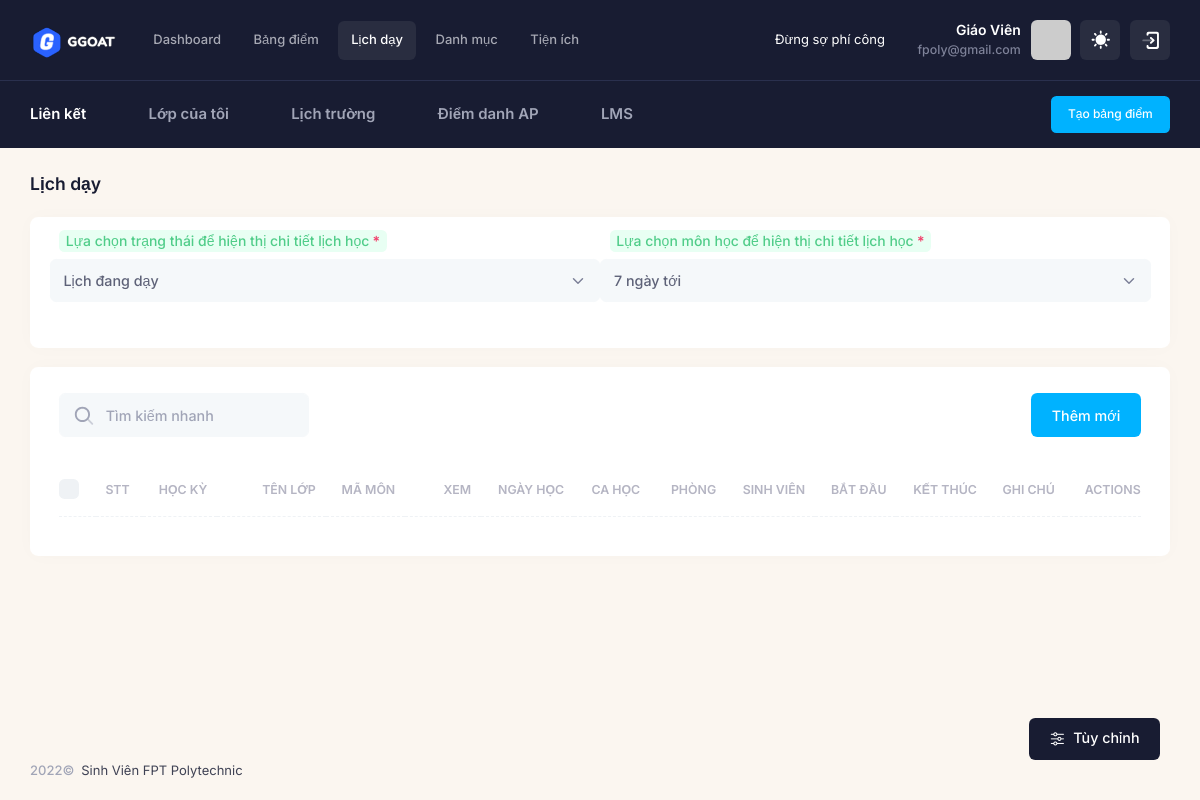
Page /lich-day (signed in) on the committed database.
### tables this page shows
CREATE TABLE `teachers` (
  `id_teacher` int(11) NOT NULL,
  `name` varchar(225) NOT NULL,
  `email` varchar(225) NOT NULL,
  `password` text NOT NULL,
  `register_date` datetime DEFAULT NULL,
  `code_donate` text NOT NULL,
  `id_coso` int(11) DEFAULT NULL COMMENT 'cơ sở đang dạy',
  `status` enum('1','2') NOT NULL DEFAULT '2',
  `data` longtext DEFAULT NULL COMMENT 'tất cả dữ liệu quản lý của giáo viên'
);

CREATE TABLE `lien_ket` (
  `id_lienket` int(11) NOT NULL,
  `ten` varchar(225) NOT NULL,
  `url` text NOT NULL,
  `mo_ta` text DEFAULT NULL,
  `id_teacher` int(11) NOT NULL
);

### app/controllers/Teacher.php (called while the page is built, shortened)
<?php
class Teacher extends  Controller
{
  public $data = array();
  public $model_home;
  public function __construct()
  {
    $this->model_home = $this->model('TeacherModel');
    $this->data['type'] = 'teacher';
    $this->data['page_parent'] = 'teacher';
    $this->data['page_target'] = 'teacher';
    $this->data = array_merge($this->data, $this->model_home->data);
  }
  public function lich_day()
  {
    $this->model_home->lich_day();
    $this->data['content'] = 'teacher/calendar/lich_day';
    $this->data['page_title'] = 'Lịch dạy';
    $this->data['page_target'] = 'lich';
    $this->data = array_merge($this->data, $this->model_home->data);
    $this->render('layouts/teacher', $this->data);
  }
}

### index.php (called while the page is built, shortened)
<?php
require_once 'bootstrap.php';
$myApp = new App();

### bootstrap.php (called while the page is built, shortened)
<?php
if (!empty($_SERVER['HTTPS']) && $_SERVER['HTTPS'] == 'on') {
  $web_root = 'https://' . $_SERVER['HTTP_HOST'];
} else {
  $web_root = 'http://' . $_SERVER['HTTP_HOST'];
}
$folder = str_replace(strtolower($_SERVER['DOCUMENT_ROOT']), '', strtolower(__DIR__));
$base_url = $web_root . $folder . '/';
function BASE_URL($url)
{
  global $base_url;
  return $base_url . $url;
}
if (!empty($_SERVER['PATH_INFO'])) {
  $url = $_SERVER['PATH_INFO'];
} else {
  $url = '/';
}
$route = array_filter(explode('/', $url));
$route  = array_values($route);
function route($index)
{
  global $route;
  if (isset($route[$index])) {
    return $route[$index];
  } else {
    return false;
  }
}
require_once  'configs/Database.php';
require_once  'configs/Function.php';
require_once  'core/Controller.php';

### configs/Function.php (called while the page is built, shortened)
<?php
$DB = new Database;

### configs/Database.php (called while the page is built, shortened)
<?php
class Database
{
  private $conn;
  function connect()
  {
    if (!$this->conn) {
      try {
        $this->conn = mysqli_connect(HOSTNAME, USERNAME, PASSWORD, DATABASE, PORT);
        mysqli_query($this->conn, "set names 'utf8'");
      } catch (Exception $e) {
        error('503');
        die();
      }
    }
  }
  function getInfoTeacher($data)
  {
    if (isset($_SESSION['email'])) {
      $row = $this->conn->query(
        "SELECT * FROM `teachers`INNER JOIN `co_so` on co_so.id_coso = teachers.id_coso WHERE `email` = '" . $_SESSION['email'] . "' "
      )->fetch_array();
      if ($row) {
        return $row[$data];
      }
      return false;
    }
    return false;
  }
  function get_list($sql)
  {
    $result = mysqli_query($this->conn, $sql);
    $return = array();
    while ($row = mysqli_fetch_assoc($result)) {
      $return[] = $row;
    }
    return $return;
  }
}

### app/models/TeacherModel.php (called while the page is built, shortened)
<?php
class TeacherModel extends Model
{
    public function __construct()
    {
        $this->data = [
            'hoc_ky' => $this->get_list("SELECT * FROM  `hoc_ky`
            WHERE id_teacher  = '" . $this->getInfoTeacher('id_teacher') . "'
            order by case
            when ten_hocky LIKE '%spring%' then 1
            when ten_hocky LIKE '%summer%'  then 2
            when ten_hocky LIKE '%fall%'  then 3
            end
            , reverse(reverse(ten_hocky) + 0) + 0 DESC"),
            'khoa' =>
            $this->get_list(
                "SELECT * FROM `khoa` WHERE id_teacher = '" . $this->getInfoTeacher('id_teacher') . "'  ORDER BY ten_khoa DESC"
            ),
            'mon_hoc' =>
            $this->get_list(
                "SELECT * FROM `mon_hoc` WHERE id_teacher = '" . $this->getInfoTeacher('id_teacher') . "' ORDER BY id_mon DESC"
            ),
            'loai_lop' =>
            $this->get_list(
                "SELECT * FROM `loai_lop` WHERE  id_teacher = '" . $this->getInfoTeacher('id_teacher') . "' ORDER BY id_loai DESC"
            ),
            'lien_ket' =>
            $this->get_list(
                "SELECT * FROM `lien_ket` WHERE id_teacher = '" . $this->getInfoTeacher('id_teacher') . "'  ORDER BY id_lienket DESC limit 5"
            ),
        ];
    }
}

### app/views/teacher/calendar/lich_day.php (the view, shortened to what this page needs)
<div class="card">
  <div class="card-body py-4">
    <form method="get" action="">
      <div class="row mb-10">
        <div class="col-lg-6">
          <label class="required fs-6 fw-semibold form-label mb-2 badge badge-light-success">
            Lựa chọn trạng thái để hiện thị chi tiết lịch học
          </label>
          <div class="row fv-row">
            <select name="status" onchange="this.form.submit();" class="form-select form-select-solid" data-control="select2" data-hide-search="true" data-placeholder="Trạng thái">
              <option value="1" <?= (isset($_GET['status'])  && $_GET['status'] == 1) || !isset($_GET['status']) ? 'selected="selected"' : false  ?>>Lịch đang dạy</option>
            </select>
          </div>
        </div>
        <div class="col-lg-6">
          <label class="required fs-6 fw-semibold form-label mb-2 badge badge-light-success">Lựa chọn môn học để hiện thị chi tiết lịch học</label>
          <div class="row fv-row">
            <select name="day" onchange="this.form.submit();" class="form-select form-select-solid" data-control="select2" data-hide-search="true" data-placeholder="Thời gian">
              <option value="7" <?= (isset($_GET['day'])  && $_GET['day'] == 7) || !isset($_GET['day']) ? 'selected="selected"' : false  ?>>7 ngày tới</option>
            </select>
          </div>
        </div>
      </div>
    </form>
  </div>
</div>
<br>
<div class="card card-flush">
  <div class="card-header align-items-center py-5 gap-2 gap-md-5">
    <div class="card-title">
      <div class="d-flex align-items-center position-relative my-1">
        <span class="svg-icon svg-icon-1 position-absolute ms-4">
        </span>
        <input type="text" data-kt-list-lich-filter="search" class="form-control form-control-solid w-250px ps-14" placeholder="Tìm kiếm nhanh" />
      </div>
    </div>
    <div class="card-toolbar flex-row-fluid justify-content-end gap-5">
      <a href="" data-bs-toggle="modal" data-bs-target="#kt_modal_new_lich" class="btn btn-primary">Thêm mới</a>
    </div>
  </div>
  <div class="card-body pt-0">
    <table class="table align-middle table-row-dashed fs-6 gy-5" id="kt_list_lich_table">
      <thead>
        <tr class="text-start text-gray-400 fw-bold fs-7 text-uppercase gs-0">
          <th class="w-10px pe-2">
            <div class="form-check form-check-sm form-check-custom form-check-solid me-3">
              <input class="form-check-input" type="checkbox" data-kt-check="true" data-kt-check-target="#kt_list_lich_table .form-check-input" value="1" />
            </div>
          </th>
          <th class="min-w-10px">STT</th>
          <th class="text-end min-w-50px">Học kỳ</th>
          <th class="text-end min-w-100px">Tên lớp</th>
          <th class="text-end min-w-70px">Mã môn</th>
          <th class="text-end min-w-70px">Xem</th>
          <th class="text-end min-w-70px">Ngày học</th>
          <th class="text-end min-w-70px">Ca học</th>
          <th class="text-end min-w-70px">Phòng</th>
          <th class="text-end min-w-70px">Sinh viên</th>
          <th class="text-end min-w-70px">Bắt đầu</th>
          <th class="text-end min-w-70px">Kết thúc</th>
          <th class="text-end min-w-70px">Ghi chú</th>
          <th class="text-end min-w-70px">Actions</th>
        </tr>
      </thead>
    </table>
  </div>
</div>

### app/views/include/teacher/header.php (shortened to what this page needs)
<?php
global $DB;
?>
<div id="kt_app_header" class="app-header">
  <div class="app-header-primary" data-kt-sticky="true" data-kt-sticky-name="app-header-primary-sticky" data-kt-sticky-offset="{default: 'false', lg: '300px'}">
    <div class="app-container container-xxl d-flex align-items-stretch justify-content-between">
      <div class="d-flex flex-grow-1 flex-lg-grow-0">
        <div class="d-flex align-items-center me-7" id="kt_app_header_logo_wrapper">
          <a href="" class="d-flex align-items-center">
            <img alt="Logo" src="<?= BASE_URL('assets/media/logos/logo.png') ?>" class="h-35px" />
          </a>
        </div>
        <div class="app-header-menu app-header-mobile-drawer align-items-stretch" data-kt-drawer="true" data-kt-drawer-name="app-header-menu" data-kt-drawer-activate="{default: true, lg: false}" data-kt-drawer-overlay="true" data-kt-drawer-width="250px" data-kt-drawer-direction="start" data-kt-drawer-toggle="#kt_app_header_menu_toggle" data-kt-swapper="true" data-kt-swapper-mode="{default: 'append', lg: 'prepend'}" data-kt-swapper-parent="{default: '#kt_app_body', lg: '#kt_app_header_wrapper'}">
          <div class="menu menu-rounded menu-active-bg menu-state-primary menu-column menu-lg-row menu-title-gray-700 menu-icon-gray-500 menu-arrow-gray-500 menu-bullet-gray-500 my-5 my-lg-0 align-items-stretch fw-semibold px-2 px-lg-0" id="kt_app_header_menu" data-kt-menu="true">
            <?php
            $menu = [
              [
                'name' => 'Dashboard',
                'path' => 'dashboard',
              ],
              [
                'name' => 'Bảng điểm',
                'path' => 'bang-diem',
              ],
              [
                'name' => 'Lịch dạy',
                'path' => 'lich-day',
              ],
              [
                'name' => 'Danh mục',
                'path' => 'danh-muc',
                'sub' => [
                  [
                    'name' => 'Khóa học',
                    'path' => 'khoa-hoc',
                  ],
                  [
                    'name' => 'Học kỳ',
                    'path' => 'hoc-ky',
                  ],
                  [
                    'name' => 'Môn học',
                    'path' => 'mon-hoc',
                  ],
                  [
                    'name' => 'Loại lớp',
                    'path' => 'loai-lop',
                  ],
                  [
                    'name' => 'Loại điểm',
                    'path' => 'loai-diem',
                  ],
                ]
              ],
              [
                'name' => 'Tiện ích',
                'path' => 'tien-ich',
                'sub' => [
                  [
                    'name' => 'Liên kết',
                    'path' => 'lien-ket',
                  ],
                  [
                    'name' => 'Thành ngữ',
                    'path' => 'thanh-ngu',
                  ],
                ]
              ],
            ];
            ?>
            <?php
            foreach ($menu as $item) {
              extract($item); ?>
              <div <?= isset($sub) ? 'data-kt-menu-trigger="{' . "default: 'click'" . " ,lg:'hover'" . '}"' : '' ?> data-kt-menu-placement="bottom-start" class="menu-item <?= (route(0) == $path) || ((route(0) == '' && $path == 'dashboard')) ? 'here show' : false ?>" menu-lg-down-accordion menu-sub-lg-down-indention me-0 me-lg-2">
                <?php
                if (!isset($sub)) { ?>
                  <a class="menu-link py-3" href="<?= BASE_URL($path) ?>"><?= $name ?></a>
                <?php } else { ?>
                  <span class="menu-link py-3">
                    <span class="menu-title">
                      <?= $name ?>
                    </span>
                  <?php } ?>
                  </span>
              </div>
            <?php } ?>
          </div>
        </div>
      </div>
      <div class="app-navbar flex-shrink-0">
        <div class="app-navbar-item ms-3" id="kt_header_user_menu_toggle">
          <div class="text-white mx-5 px-5">
            <marquee>
              <?= isset($this->data['thanh_ngu']['noi_dung']) ?  $this->data['thanh_ngu']['noi_dung'] : 'Đừng sợ phí công' ?>
            </marquee>
          </div>
          <div class="text-end d-none d-sm-flex flex-column justify-content-center me-3">
            <a href="" class="text-white text-hover-primary fs-6 fw-bold">Giáo Viên</a>
            <span class="text-gray-600 fs-7 fw-semibold d-block"><?= $DB->getInfoTeacher('email') ?></span>
          </div>
          <div class="cursor-pointer symbol symbol-35px symbol-md-40px" data-kt-menu-trigger="{default: 'click', lg: 'hover'}" data-kt-menu-attach="parent" data-kt-menu-placement="bottom-end">
            <img src="https://ui-avatars.com/api/?name=<?= $DB->getInfoTeacher('email') ?>" alt="user" />
          </div>
        </div>
        <div class="app-navbar-item ms-3">
          <a href="#" class="btn btn-icon btn-icon-white btn-active-color-primary btn-custom w-35px h-35px w-md-40px h-md-40px" data-kt-menu-trigger="{default:'click', lg: 'hover'}" data-kt-menu-attach="parent" data-kt-menu-placement="bottom-end">
            <span class="svg-icon theme-light-show svg-icon-2">
            </span>
          </a>
        </div>
        <div class="app-navbar-item ms-3">
          <a href="<?= BASE_URL('auth/logout') ?>" class="btn btn-icon btn-icon-white btn-active-color-primary btn-custom w-35px h-35px w-md-40px h-md-40px">
            <span class="svg-icon svg-icon-1">
            </span>
          </a>
        </div>
      </div>
    </div>
  </div>
  <div class="app-header-secondary">
    <div class="app-container container-xxl d-flex align-items-stretch">
      <div class="w-100 d-flex flex-stack">
        <div class="d-flex flex-stack me-5">
          <span class="text-white fw-bold fs-5 me-3 me-lg-6">Liên kết</span>
          <div class="d-flex gap-1 gap-lg-2">
            <?php
            if (!empty($this->data['lien_ket'])) {
              $lien_ket = $this->data['lien_ket'];
              foreach ($lien_ket as $item) {
                extract($item);
            ?>
                <a href="<?= $url ?>" target="_blank" class="custom-link rounded px-lg-4 py-lg-2 d-flex flex-center">
                  <span class="d-none d-lg-inline text-muted fw-bold text-hover-primary fs-5 ps-3"><?= $ten ?></span>
                </a>
            <?php }
            } ?>
          </div>
        </div>
        <a href="" class="btn btn-sm btn-primary py-3" data-bs-toggle="modal" data-bs-target="#kt_modal_create_app">Tạo bảng điểm</span></a>
      </div>
    </div>
  </div>
</div>

### rows in the picture
teachers: email "fpoly@gmail.com"
lien_ket: ten "Lớp của tôi"
lien_ket: ten "Lịch trường"
lien_ket: ten "Điểm danh AP"
lien_ket: ten "LMS"

### other values in the picture
$name "Dashboard"
$name "Bảng điểm"
$name "Lịch dạy"
$name "Danh mục"
$name "Tiện ích"
$this->data['page_title'] "Lịch dạy"
